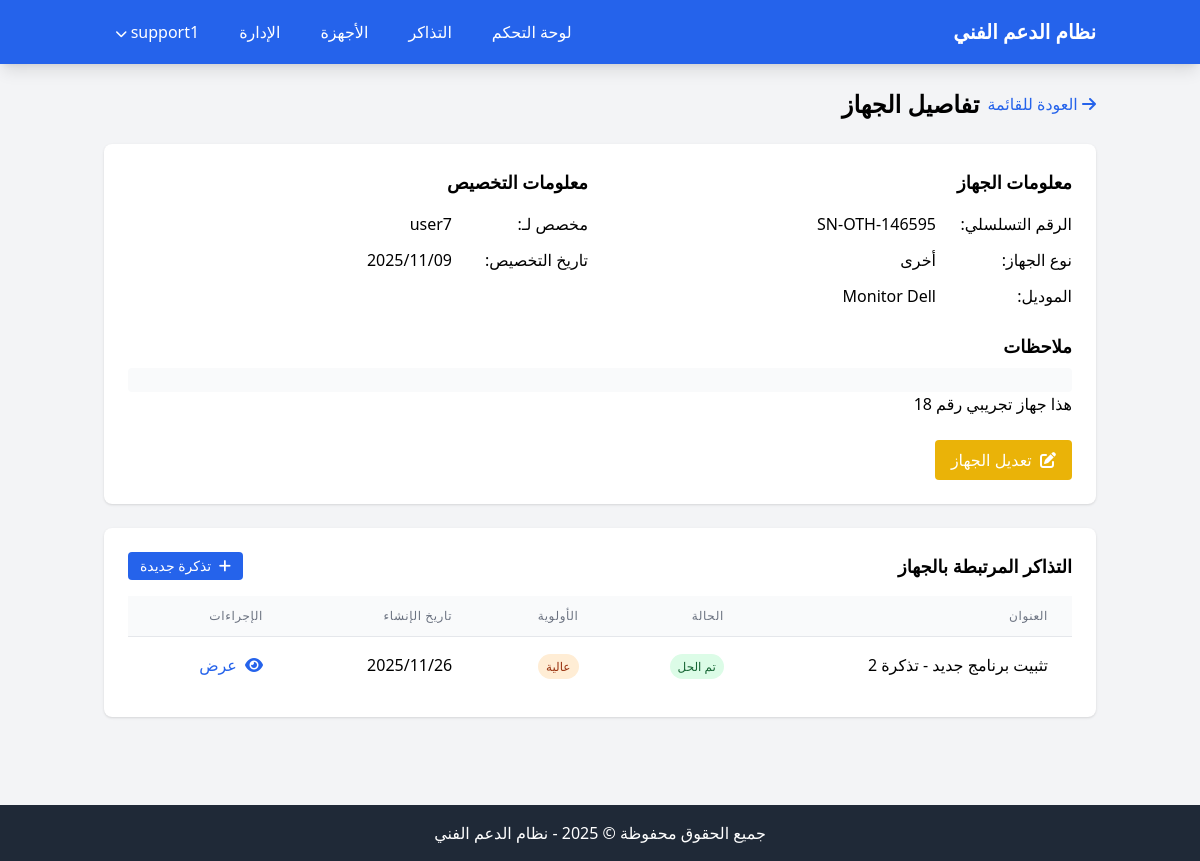
The page /devices/18/ (signed in) on the database its author committed.
### rols_app/models.py (models this page shows, shortened)
class Device(models.Model):
    DEVICE_TYPES = [
        ('LAPTOP', 'لابتوب'),
        ('DESKTOP', 'كمبيوتر مكتبي'),
        ('PRINTER', 'طابعة'),
        ('SCANNER', 'ماسح ضوئي'),
        ('OTHER', 'أخرى'),
    ]
    serial_number = models.CharField(max_length=100, unique=True, verbose_name="الرقم التسلسلي")
    device_type = models.CharField(max_length=20, choices=DEVICE_TYPES, verbose_name="نوع الجهاز")
    model = models.CharField(max_length=100, verbose_name="موديل الجهاز")
    assigned_to = models.ForeignKey(User, on_delete=models.SET_NULL, null=True, blank=True, related_name="devices", verbose_name="مخصص للموظف")
    date_assigned = models.DateField(null=True, blank=True, verbose_name="تاريخ التخصيص")
    notes = models.TextField(blank=True, verbose_name="ملاحظات")
    class Meta:
        verbose_name = "جهاز"
        verbose_name_plural = "الأجهزة"

class Ticket(models.Model):
    STATUS_CHOICES = [
        ('NEW', 'جديدة'),
        ('IN_PROGRESS', 'قيد المعالجة'),
        ('PENDING', 'معلقة'),
        ('RESOLVED', 'تم الحل'),
        ('CLOSED', 'مغلقة'),
    ]
    PRIORITY_CHOICES = [
        ('LOW', 'منخفضة'),
        ('MEDIUM', 'متوسطة'),
        ('HIGH', 'عالية'),
        ('URGENT', 'عاجلة'),
    ]
    title = models.CharField(max_length=200, verbose_name="عنوان المشكلة")
    description = models.TextField(verbose_name="وصف المشكلة")
    created_by = models.ForeignKey(User, on_delete=models.CASCADE, related_name="submitted_tickets", verbose_name="مقدم الطلب")
    device = models.ForeignKey(Device, on_delete=models.CASCADE, related_name="tickets", verbose_name="الجهاز المتأثر")
    status = models.CharField(max_length=20, choices=STATUS_CHOICES, default='NEW', verbose_name="حالة التذكرة")
    priority = models.CharField(max_length=20, choices=PRIORITY_CHOICES, default='MEDIUM', verbose_name="الأولوية")
    created_at = models.DateTimeField(auto_now_add=True, verbose_name="تاريخ الإنشاء")
    updated_at = models.DateTimeField(auto_now=True, verbose_name="تاريخ التحديث")
    assigned_to = models.ForeignKey(User, on_delete=models.SET_NULL, null=True, blank=True, related_name="assigned_tickets", verbose_name="معين إلى")
    resolution = models.TextField(blank=True, verbose_name="الحل")
    class Meta:
        verbose_name = "تذكرة"
        verbose_name_plural = "التذاكر"

### rols_app/views.py (the view)
# urls.py: path('devices/<int:pk>/', views.device_detail, name='device_detail'),
@login_required
def device_detail(request, pk):
    if request.user.is_staff:
        device = get_object_or_404(Device, pk=pk)
    else:
        device = get_object_or_404(Device, pk=pk, assigned_to=request.user)
    tickets = device.tickets.all().order_by('-created_at')
    return render(request, 'rols_app/device_detail.html', {'device': device, 'tickets': tickets})

### rols_app/context_processors.py (called while the page is built)
def current_year(request):
    return {
        'current_year': datetime.datetime.now().year
    }

### rols_app/templates/rols_app/device_detail.html (shortened to what this page needs)
{% extends 'rols_app/base.html' %}
{% block content %}
<div class="mb-8">
    <div class="flex items-center mb-6">
        <a href="{% url 'device_list' %}" class="text-blue-600 hover:text-blue-800 ml-2">
            <i class="fas fa-arrow-right"></i> العودة للقائمة
        </a>
        <h1 class="text-2xl font-bold">تفاصيل الجهاز</h1>
    </div>
    <div class="bg-white rounded-lg shadow overflow-hidden mb-6">
        <div class="p-6">
            <div class="grid grid-cols-1 md:grid-cols-2 gap-6">
                <div>
                    <h2 class="text-lg font-semibold mb-4">معلومات الجهاز</h2>
                    <div class="space-y-3">
                        <div class="flex">
                            <span class="font-medium ml-2 w-32">الرقم التسلسلي:</span>
                            <span>{{ device.serial_number }}</span>
                        </div>
                        <div class="flex">
                            <span class="font-medium ml-2 w-32">نوع الجهاز:</span>
                            <span>{{ device.get_device_type_display }}</span>
                        </div>
                        <div class="flex">
                            <span class="font-medium ml-2 w-32">الموديل:</span>
                            <span>{{ device.model }}</span>
                        </div>
                    </div>
                </div>
                <div>
                    <h2 class="text-lg font-semibold mb-4">معلومات التخصيص</h2>
                    <div class="space-y-3">
                        <div class="flex">
                            <span class="font-medium ml-2 w-32">مخصص لـ:</span>
                            <span>{{ device.assigned_to.username|default:"غير مخصص" }}</span>
                        </div>
                        <div class="flex">
                            <span class="font-medium ml-2 w-32">تاريخ التخصيص:</span>
                            <span>{{ device.date_assigned|date:"Y/m/d"|default:"-" }}</span>
                        </div>
                    </div>
                </div>
            </div>
            {% if device.notes %}
            <div class="mt-6">
                <h2 class="text-lg font-semibold mb-2">ملاحظات</h2>
                <p class="p-3 bg-gray-50 rounded">{{ device.notes|linebreaks }}</p>
            </div>
            {% endif %}
            {% if user.is_staff %}
            <div class="mt-6 flex">
                <a href="{% url 'admin:rols_app_device_change' device.id %}" class="bg-yellow-500 text-white px-4 py-2 rounded hover:bg-yellow-600">
                    <i class="fas fa-edit ml-1"></i> تعديل الجهاز
                </a>
            </div>
            {% endif %}
        </div>
    </div>
    <div class="bg-white rounded-lg shadow overflow-hidden">
        <div class="p-6">
            <div class="flex justify-between items-center mb-4">
                <h2 class="text-lg font-semibold">التذاكر المرتبطة بالجهاز</h2>
                <a href="{% url 'create_ticket' %}" class="bg-blue-600 text-white px-3 py-1 rounded text-sm hover:bg-blue-700">
                    <i class="fas fa-plus ml-1"></i> تذكرة جديدة
                </a>
            </div>
            {% if tickets %}
                <div class="overflow-x-auto">
                    <table class="min-w-full divide-y divide-gray-200">
                        <thead class="bg-gray-50">
                            <tr>
                                <th class="px-6 py-3 text-right text-xs font-medium text-gray-500 uppercase tracking-wider">العنوان</th>
                                <th class="px-6 py-3 text-right text-xs font-medium text-gray-500 uppercase tracking-wider">الحالة</th>
                                <th class="px-6 py-3 text-right text-xs font-medium text-gray-500 uppercase tracking-wider">الأولوية</th>
                                <th class="px-6 py-3 text-right text-xs font-medium text-gray-500 uppercase tracking-wider">تاريخ الإنشاء</th>
                                <th class="px-6 py-3 text-right text-xs font-medium text-gray-500 uppercase tracking-wider">الإجراءات</th>
                            </tr>
                        </thead>
                        <tbody class="bg-white divide-y divide-gray-200">
                            {% for ticket in tickets %}
                                <tr class="hover:bg-gray-50">
                                    <td class="px-6 py-4">{{ ticket.title }}</td>
                                    <td class="px-6 py-4 whitespace-nowrap">
                                        <span class="px-2 py-1 text-xs rounded-full
                                            {% if ticket.status == 'NEW' %}bg-yellow-100 text-yellow-800
                                            {% elif ticket.status == 'IN_PROGRESS' %}bg-blue-100 text-blue-800
                                            {% elif ticket.status == 'PENDING' %}bg-purple-100 text-purple-800
                                            {% elif ticket.status == 'RESOLVED' %}bg-green-100 text-green-800
                                            {% else %}bg-gray-100 text-gray-800{% endif %}">
                                            {{ ticket.get_status_display }}
                                        </span>
                                    </td>
                                    <td class="px-6 py-4 whitespace-nowrap">
                                        <span class="px-2 py-1 text-xs rounded-full
                                            {% if ticket.priority == 'LOW' %}bg-green-100 text-green-800
                                            {% elif ticket.priority == 'MEDIUM' %}bg-blue-100 text-blue-800
                                            {% elif ticket.priority == 'HIGH' %}bg-orange-100 text-orange-800
                                            {% elif ticket.priority == 'URGENT' %}bg-red-100 text-red-800{% endif %}">
                                            {{ ticket.get_priority_display }}
                                        </span>
                                    </td>
                                    <td class="px-6 py-4 whitespace-nowrap">{{ ticket.created_at|date:"Y/m/d" }}</td>
                                    <td class="px-6 py-4 whitespace-nowrap">
                                        <a href="{% url 'ticket_detail' ticket.id %}" class="text-blue-600 hover:text-blue-900">
                                            <i class="fas fa-eye ml-1"></i> عرض
                                        </a>
                                    </td>
                                </tr>
                            {% endfor %}
                        </tbody>
                    </table>
                </div>
            {% else %}
                <p class="text-gray-500 text-center py-4">لا توجد تذاكر مرتبطة بهذا الجهاز.</p>
            {% endif %}
        </div>
    </div>
</div>
{% endblock %}

### rols_app/templates/rols_app/base.html (shortened to what this page needs)
<!DOCTYPE html>
<html lang="ar" dir="rtl">
<head>
    <script src="https://cdn.tailwindcss.com"></script>
    <link rel="stylesheet" href="https://cdnjs.cloudflare.com/ajax/libs/font-awesome/6.0.0/css/all.min.css">
</head>
<body class="bg-gray-100">
    <nav class="bg-blue-600 text-white shadow-lg">
        <div class="container mx-auto px-4 py-3">
            <div class="flex justify-between items-center">
                <div class="text-xl font-bold">نظام الدعم الفني</div>
                <div class="flex space-x-4 space-x-reverse">
                    {% if user.is_authenticated %}
                        <a href="{% url 'dashboard' %}" class="px-3 py-2 rounded hover:bg-blue-700">لوحة التحكم</a>
                        <a href="{% url 'ticket_list' %}" class="px-3 py-2 rounded hover:bg-blue-700">التذاكر</a>
                        <a href="{% url 'device_list' %}" class="px-3 py-2 rounded hover:bg-blue-700">الأجهزة</a>
                        {% if user.is_staff %}
                            <a href="{% url 'admin:index' %}" class="px-3 py-2 rounded hover:bg-blue-700">الإدارة</a>
                        {% endif %}
                        <div class="relative group">
                            <button class="px-3 py-2 rounded hover:bg-blue-700">
                                {{ user.username }} <i class="fas fa-chevron-down text-xs"></i>
                            </button>
                        </div>
                    {% else %}
                        <a href="{% url 'login' %}" class="px-3 py-2 rounded hover:bg-blue-700">تسجيل الدخول</a>
                    {% endif %}
                </div>
            </div>
        </div>
    </nav>
    <main class="container mx-auto px-4 py-6">
        {% block content %}{% endblock %}
    </main>
    <footer class="bg-gray-800 text-white py-4 mt-8">
        <div class="container mx-auto px-4 text-center">
            <p>جميع الحقوق محفوظة &copy; {{ current_year }} - نظام الدعم الفني</p>
        </div>
    </footer>
</body>
</html>

### rols_app/templates/rols_app/base.html (style rules this page uses)
body { font-family: 'Segoe UI', Tahoma, Geneva, Verdana, sans-serif; }

### rows shown on the page
Device: serial_number "SN-OTH-146595", device_type "أخرى", model "Monitor Dell", assigned_to.username "user7", date_assigned "2025/11/09", notes "هذا جهاز تجريبي رقم 18"
Ticket: title "تثبيت برنامج جديد - تذكرة 2", status "تم الحل", priority "عالية", created_at "2025/11/26"

### other values the page prints
{{ user.username }} "support1"
